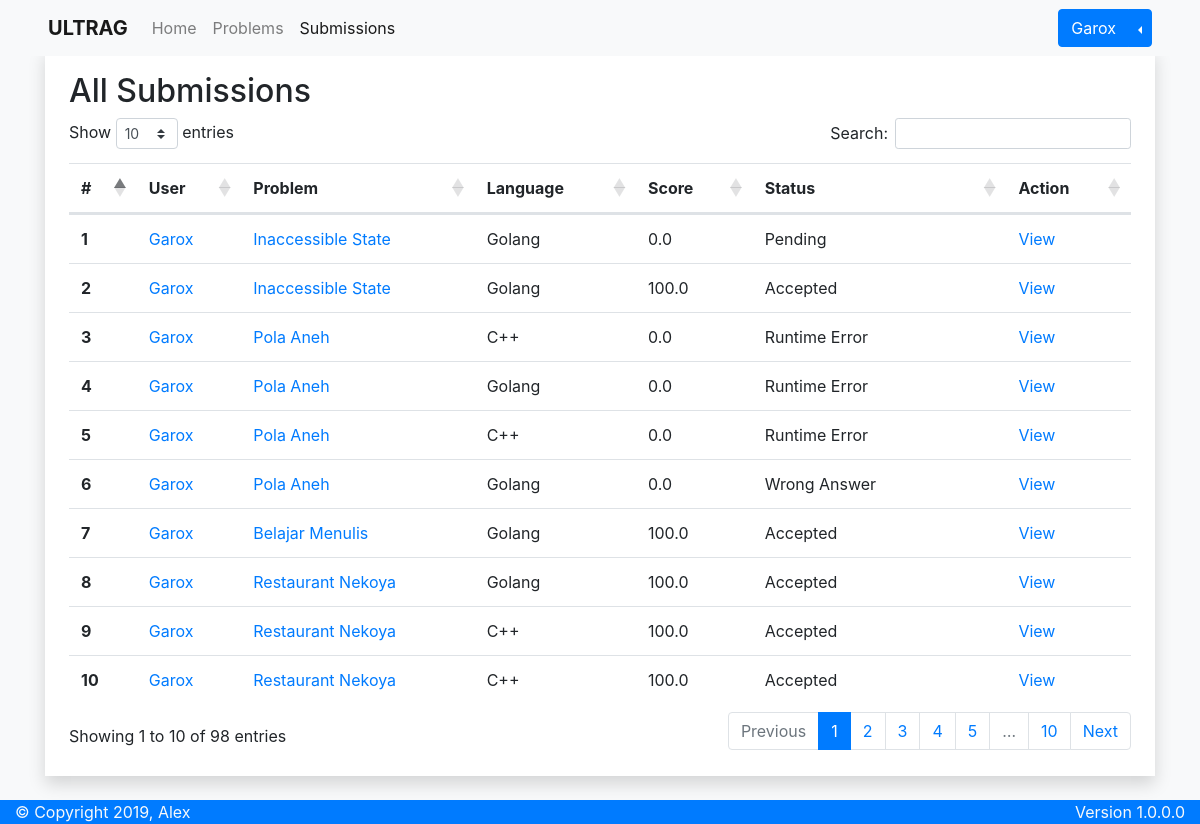
Page /submissions (signed in) on the committed database.
### apps/models.py (models this page shows, shortened)
class Submission(models.Model):
    STATUS_CHOICES = {
        ('PEN', 'Pending'),
        ('AC', 'Accepted'),
        ('WA', 'Wrong Answer'),
        ('TLE', 'Time Limit Exceeded'),
        ('RTE', 'Runtime Error'),
        ('CTE', 'Compilation Error'),
        ('ACE', 'Abort Called Error'),
        ('MLE', 'Memory Limit Exceeded'),
        ('UNE', 'Unknown Error')
    }
    user = models.ForeignKey(User, default=None, null=True, on_delete=models.DO_NOTHING)
    name = models.CharField(max_length=255)
    problem = models.ForeignKey(Problem, on_delete=models.CASCADE)
    language = models.CharField(max_length=10, editable=False, default='Unknown')
    host = models.PositiveSmallIntegerField(default=0)
    score = models.FloatField(default=0)
    status = models.CharField(max_length=3, choices=STATUS_CHOICES, default='PEN')
    date = models.DateTimeField(default=now, editable=False)

class Problem(models.Model):
    name = models.CharField(max_length=50)
    description = MartorField()
    input = MartorField()
    output = MartorField()
    constraint = MartorField()
    time = models.PositiveSmallIntegerField()
    memory = models.PositiveSmallIntegerField()
    date = models.DateTimeField(default=now, editable=False)
    def __str__(self):
        return '{}'.format(self.name)

### apps/views.py (the view)
# urls.py: path('submissions', views.submissions, name='submissions'),
def submissions(request):
    submissions = models.Submission.objects.all().order_by('-date')
    context = {
        'Title': 'ULTRAG - Submission List',
        'Submissions': submissions
    }
    return render(request, 'apps/submissions.html', context)

### apps/templates/apps/submissions.html (shortened to what this page needs)
{% extends 'apps/base.html' %}
{% block extra-css %}
<link rel="stylesheet" href="https://cdn.datatables.net/1.10.20/css/dataTables.bootstrap4.min.css">
{% endblock extra-css %}
{% block content %}
<h2>All Submissions</h2>
<table id="submission" class="table table-hover">
	<thead>
		<tr>
			<th scope="col">#</th>
			<th scope="col">User</th>
			<th scope="col">Problem</th>
			<th scope="col">Language</th>
			<th scope="col">Score</th>
			<th scope="col">Status</th>
			<th scope="col">Action</th>
		</tr>
	</thead>
	<tbody>
		{% for submission in Submissions %}
		<tr>
			<th scope="row">{{ forloop.counter }}</th>
			<td><a href="{% url 'apps:profile' submission.user.username %}">{{ submission.user.username }}</a></td>
			<td><a href="{% url 'apps:problem' submission.problem_id %}">{{ submission.problem }}</a></td>
			<td>{{ submission.language }}</td>
			<td>{{ submission.score }}</td>
			<td>{{ submission.get_status_display }}</td>
			<td><a href="{% url 'apps:submission' submission.id %}">View</a></td>
		</tr>
		{% endfor %}
	</tbody>
</table>
{% endblock content %}

### apps/templates/apps/base.html (shortened to what this page needs)
<!DOCTYPE html>
<html lang="en">
	<head>
		<link rel="stylesheet" href="https://maxcdn.bootstrapcdn.com/bootstrap/4.3.1/css/bootstrap.min.css"></link>
		{% block extra-css %}
		{% endblock extra-css %}
	</head>
	<body class="bg-light">
		<nav class="navbar navbar-expand-lg navbar-light fixed-top bg-light pl-5 pr-5">
			<a class="navbar-brand" href="{% url 'apps:index' %}">
                <strong>ULTRAG</strong>
			</a>
			<ul class="navbar-nav mr-auto">
				<li class="nav-item{% if request.resolver_match.url_name == 'index' %} active{% endif %}">
					<a class="nav-link" href="{% url 'apps:index' %}">Home</a>
				</li>
				<li class="nav-item{% if request.resolver_match.url_name == 'problems' %} active{% endif %}">
					<a class="nav-link" href="{% url 'apps:problems' %}">Problems</a>
				</li>
				<li class="nav-item{% if request.resolver_match.url_name == 'submissions' %} active{% endif %}">
					<a class="nav-link" href="{% url 'apps:submissions' %}">Submissions</a>
				</li>
			</ul>
			<ul class="navbar-nav ml-auto">
				{% if user.is_authenticated %}
				<div class="btn-group dropleft" role="group">
                    <button type="button" class="btn btn-primary">{{ user.username }}</button>
                    <button type="button" class="btn btn-primary dropdown-toggle dropdown-toggle-split" data-toggle="dropdown" aria-haspopup="true" aria-expanded="false">
                    </button>
                </div>
				{% else %}
				<li class="nav-item">
					<a class="btn btn-primary" href="{% url 'apps:login' %}" role="button">Login</a>
					<a class="btn btn-primary" href="{% url 'apps:register' %}" role="button">Register</a>
				</li>
				{% endif %}
			</ul>
		</nav>
		<div class="content pt-5">
			<div class="container">
				<div class="row">
					<div class="col">
						<div class="shadow p-4 mb-4 bg-white">
							{% block content %}
							{% endblock content %}
						</div>
					</div>
				</div>
			</div>
			<footer>
				<div class="container-fluid bg-primary text-light">
					<div class="row">
						<div class="col-auto mr-auto">
							© Copyright 2019, Alex
						</div>
						<div class="col-auto ml-auto">
							Version 1.0.0.0
						</div>
					</div>
				</div>
			</footer>
		</div>
	</body>
</html>

### rows in the picture
Submission: user.username "Garox", problem "Inaccessible State", language "Golang", score "0.0", status "Pending"
Submission: user.username "Garox", problem "Inaccessible State", language "Golang", score "100.0", status "Accepted"
Submission: user.username "Garox", problem "Pola Aneh", language "C++", score "0.0", status "Runtime Error"
Submission: user.username "Garox", problem "Pola Aneh", language "Golang", score "0.0", status "Runtime Error"
Submission: user.username "Garox", problem "Pola Aneh", language "C++", score "0.0", status "Runtime Error"
Submission: user.username "Garox", problem "Pola Aneh", language "Golang", score "0.0", status "Wrong Answer"
Submission: user.username "Garox", problem "Belajar Menulis", language "Golang", score "100.0", status "Accepted"
Submission: user.username "Garox", problem "Restaurant Nekoya", language "Golang", score "100.0", status "Accepted"
Submission: user.username "Garox", problem "Restaurant Nekoya", language "C++", score "100.0", status "Accepted"
Submission: user.username "Garox", problem "Restaurant Nekoya", language "C++", score "100.0", status "Accepted"

### other values in the picture
{{ user.username }} "Garox"
